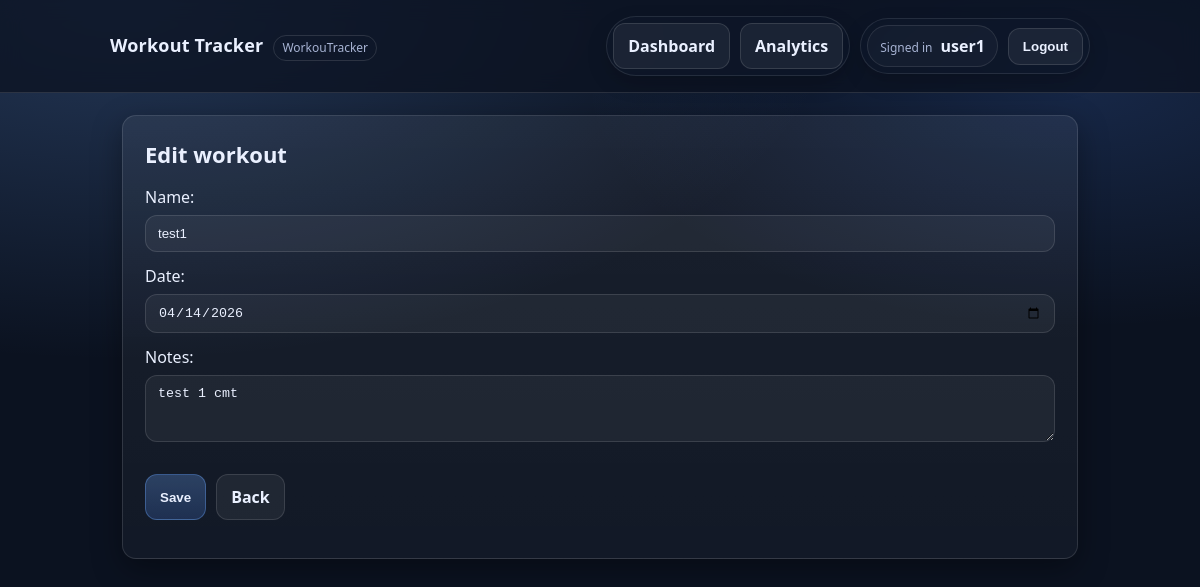
/workouts/2/edit/ (signed in), run on the app's committed database.
### workouts/models.py (models this page shows, shortened)
class Workout(models.Model):
    name = models.CharField(max_length=100)
    date = models.DateField()
    finished = models.BooleanField(default=False)
    notes = models.TextField(blank=True)
    user = models.ForeignKey(
        settings.AUTH_USER_MODEL,
        on_delete=models.CASCADE,
        related_name='workouts',
    )

### workouts/views.py (the view, shortened to what this page needs)
# urls.py: path('workouts/<int:pk>/edit/', WorkoutUpdateView.as_view(), name='workout_edit'),
class WorkoutUpdateView(LoginRequiredMixin, UpdateView):
    model = Workout
    form_class = WorkoutForm
    template_name = 'workouts/workout_form.html'
    def get_queryset(self):
        return Workout.objects.filter(user=self.request.user)

### workouts/forms.py
class WorkoutForm(forms.ModelForm):
    class Meta:
        model = Workout
        fields = ['name', 'date', 'notes']
        widgets = {
            'date': forms.DateInput(attrs={'type': 'date'}),
            'notes': forms.Textarea(attrs={'rows': 3, 'placeholder': 'Notes...'}),
        }

### workouts/templates/workouts/workout_form.html (shortened to what this page needs)
{% extends 'base.html' %}
{% block content %}
  {% if form.instance.pk %}
    <h2>Edit workout</h2>
  {% else %}
    <h2>Create workout</h2>
  {% endif %}
  <form class="form" method="post">
    {{ form.as_p }}
    <div class="actions">
      <button class="btn btn-primary" type="submit">Save</button>
      <a class="btn" href="{% url 'workout_list' %}">Back</a>
    </div>
  </form>
{% endblock %}

### workouts/templates/base.html (shortened to what this page needs)
<!doctype html>
<html lang="en">
  <head>
    {% load static %}
    <link
      href="https://cdn.jsdelivr.net/npm/bootstrap@5.3.3/dist/css/bootstrap-grid.min.css"
      rel="stylesheet"
    />
    <link rel="stylesheet" href="{% static 'workouts/styles.css' %}?v=2" />
  </head>
  <body>
    <header class="topbar">
      <div class="container topbar-inner">
        <div class="brand">
          <a class="brand-title" href="{% url 'workout_list' %}">Workout Tracker</a>
          <span class="badge">WorkouTracker</span>
        </div>
        <nav class="nav">
          {% if user.is_authenticated %}
            <div class="nav-left nav-group">
              <a
                class="btn nav-link {% if request.resolver_match.url_name == 'dashboard' %}is-active{% endif %}"
                href="{% url 'dashboard' %}"
              >
                Dashboard
              </a>
              <a
                class="btn nav-link {% if request.resolver_match.url_name == 'analytics' %}is-active{% endif %}"
                href="{% url 'analytics' %}"
              >
                Analytics
              </a>
            </div>
            <div class="nav-right nav-group">
              <span class="user-chip">
                <span class="user-chip-label">Signed in</span>
                <strong>{{ user.username }}</strong>
              </span>
              <form method="post" action="{% url 'logout' %}" style="display:inline;">
                <button class="btn" type="submit">Logout</button>
              </form>
            </div>
          {% else %}
            <a class="btn btn-primary" href="{% url 'login' %}">Login</a>
            <a class="btn" href="{% url 'signup' %}">Sign up</a>
          {% endif %}
        </nav>
      </div>
    </header>
    <main class="container">
      <section class="panel page">
        {% block content %}{% endblock %}
      </section>
    </main>
  </body>
</html>

### workouts/static/workouts/styles.css (style rules this page uses)
:root { --bg: #0b1220; --panel: #0f1a2e; --panel-2: #111f38; --text: #eaf0ff; --muted: #a7b3d3; --border: rgba(255, 255, 255, 0.12); --primary: #6ea8fe; --primary-2: #4f8cff; --danger: #ff6b6b; --shadow: 0 10px 30px rgba(0, 0, 0, 0.35); --radius: 14px; }
* { box-sizing: border-box; }
html, body { height: 100%; }
body { margin: 0; font-family: ui-sans-serif, system-ui, -apple-system, Segoe UI, Roboto, Arial, "Apple Color Emoji", "Segoe UI Emoji"; background: radial-gradient(1200px 600px at 10% 0%, rgba(110, 168, 254, 0.25), transparent 60%), radial-gradient(900px 450px at 90% 10%, rgba(79, 140, 255, 0.18), transparent 55%), var(--bg); color: var(--text); line-height: 1.5; }
a { color: var(--text); text-decoration: none; }
.container { width: min(980px, calc(100% - 32px)); margin: 0 auto; }
.topbar { position: sticky; top: 0; z-index: 10; backdrop-filter: blur(10px); background: rgba(11, 18, 32, 0.75); border-bottom: 1px solid var(--border); }
.topbar-inner { display: flex; align-items: center; justify-content: space-between; gap: 16px; padding: 16px 0; }
.brand { display: flex; align-items: baseline; gap: 10px; }
.brand-title { font-size: 18px; font-weight: 750; letter-spacing: 0.2px; }
.badge { font-size: 12px; color: var(--muted); border: 1px solid var(--border); padding: 3px 8px; border-radius: 999px; }
.nav { display: flex; align-items: center; gap: 10px; color: var(--muted); flex-wrap: wrap; }
.nav-left, .nav-right { display: flex; align-items: center; gap: 10px; }
.nav-group { padding: 6px; border-radius: 999px; border: 1px solid rgba(255, 255, 255, 0.10); background: rgba(15, 26, 46, 0.35); box-shadow: 0 8px 20px rgba(0, 0, 0, 0.18); }
.nav-right { justify-content: flex-end; }
.nav-link { padding: 9px 12px; border-radius: 999px; }
.user-chip { display: inline-flex; align-items: baseline; gap: 8px; padding: 8px 12px; border: 1px solid rgba(255, 255, 255, 0.10); border-radius: 999px; background: rgba(255, 255, 255, 0.03); color: var(--muted); }
.user-chip strong { color: var(--text); font-weight: 650; }
.user-chip-label { font-size: 12px; }
.nav strong { color: var(--text); font-weight: 650; }
.panel { background: linear-gradient(180deg, rgba(255, 255, 255, 0.06), rgba(255, 255, 255, 0.03)); border: 1px solid var(--border); border-radius: var(--radius); box-shadow: var(--shadow); }
.page { padding: 22px; margin: 22px 0 40px; }
h2 { margin: 0 0 14px; font-size: 22px; }
.actions { display: flex; gap: 10px; flex-wrap: wrap; margin: 14px 0 16px; }
.btn { display: inline-flex; align-items: center; justify-content: center; border-radius: 12px; border: 1px solid var(--border); padding: 10px 14px; background: rgba(255, 255, 255, 0.06); color: var(--text); font-weight: 650; cursor: pointer; }
.btn-primary { border-color: rgba(110, 168, 254, 0.35); background: linear-gradient(180deg, rgba(110, 168, 254, 0.28), rgba(79, 140, 255, 0.20)); }
.form { display: grid; gap: 12px; }
form p { margin: 0; }
input, select, textarea { width: 100%; margin-top: 6px; padding: 10px 12px; border-radius: 12px; border: 1px solid var(--border); background: rgba(255, 255, 255, 0.05); color: var(--text); }
input::placeholder, textarea::placeholder { color: rgba(167, 179, 211, 0.7); }

### data on the page
Workout: name "test1", date "04/14/2026", notes "test 1 cmt"

### other printed values
{{ user.username }} "user1"
